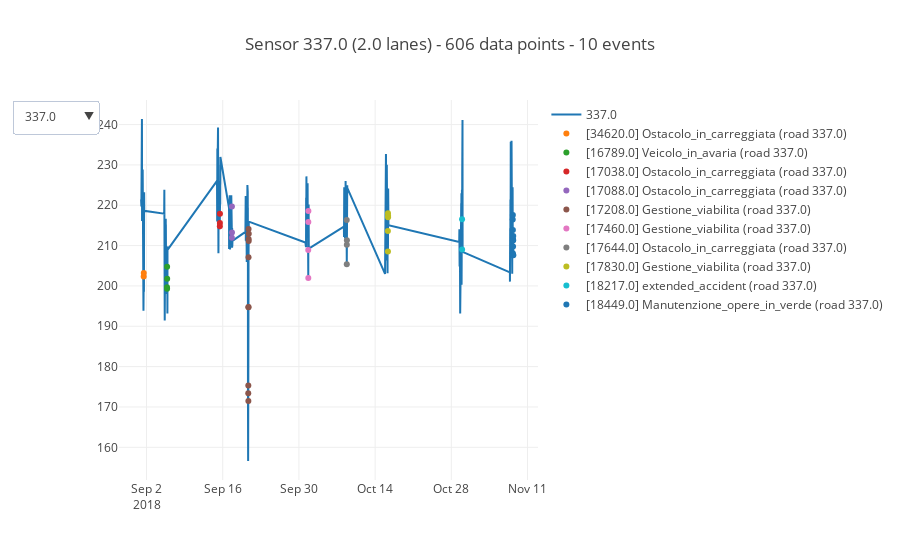

The cell this chart's notebook holds for it:
### Code cell
graph.show_speeds_with_events(tw_df, road_key=0, from_datetime='2010', to_datetime='2020')
